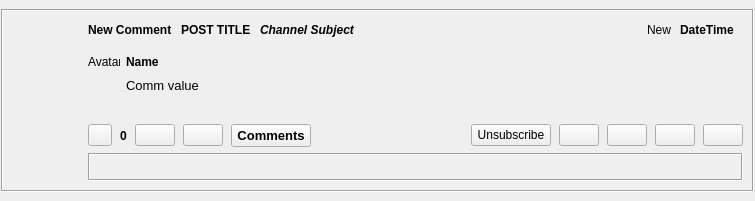
<?xml version="1.0" encoding="UTF-8"?>
<ui version="4.0">
 <class>GxsCommentsItem</class>
 <widget class="QWidget" name="GxsCommentsItem">
  <property name="geometry">
   <rect>
    <x>0</x>
    <y>0</y>
    <width>755</width>
    <height>201</height>
   </rect>
  </property>
  <layout class="QGridLayout" name="gridLayout_3">
   <property name="leftMargin">
    <number>1</number>
   </property>
   <property name="topMargin">
    <number>1</number>
   </property>
   <property name="rightMargin">
    <number>1</number>
   </property>
   <property name="bottomMargin">
    <number>1</number>
   </property>
   <item row="0" column="0">
    <widget class="QFrame" name="mainFrame">
     <property name="sizePolicy">
      <sizepolicy hsizetype="Expanding" vsizetype="Fixed">
       <horstretch>0</horstretch>
       <verstretch>0</verstretch>
      </sizepolicy>
     </property>
     <property name="autoFillBackground">
      <bool>true</bool>
     </property>
     <property name="frameShape">
      <enum>QFrame::Box</enum>
     </property>
     <property name="frameShadow">
      <enum>QFrame::Sunken</enum>
     </property>
     <layout class="QGridLayout" name="gridLayout_2">
      <item row="0" column="0" rowspan="4">
       <layout class="QVBoxLayout" name="verticalLayout">
        <item>
         <widget class="QLabel" name="logoLabel">
          <property name="sizePolicy">
           <sizepolicy hsizetype="Preferred" vsizetype="Maximum">
            <horstretch>0</horstretch>
            <verstretch>0</verstretch>
           </sizepolicy>
          </property>
          <property name="minimumSize">
           <size>
            <width>70</width>
            <height>70</height>
           </size>
          </property>
          <property name="maximumSize">
           <size>
            <width>70</width>
            <height>70</height>
           </size>
          </property>
          <property name="text">
           <string/>
          </property>
          <property name="scaledContents">
           <bool>true</bool>
          </property>
          <property name="alignment">
           <set>Qt::AlignCenter</set>
          </property>
         </widget>
        </item>
        <item>
         <spacer name="verticalSpacer">
          <property name="orientation">
           <enum>Qt::Vertical</enum>
          </property>
          <property name="sizeHint" stdset="0">
           <size>
            <width>20</width>
            <height>40</height>
           </size>
          </property>
         </spacer>
        </item>
       </layout>
      </item>
      <item row="0" column="1">
       <layout class="QHBoxLayout" name="tilteHLayout">
        <property name="spacing">
         <number>9</number>
        </property>
        <property name="rightMargin">
         <number>9</number>
        </property>
        <item>
         <widget class="QLabel" name="newCommentLabel">
          <property name="sizePolicy">
           <sizepolicy hsizetype="Preferred" vsizetype="Preferred">
            <horstretch>0</horstretch>
            <verstretch>0</verstretch>
           </sizepolicy>
          </property>
          <property name="font">
           <font>
            <weight>75</weight>
            <bold>true</bold>
           </font>
          </property>
          <property name="text">
           <string>New Comment</string>
          </property>
          <property name="scaledContents">
           <bool>true</bool>
          </property>
         </widget>
        </item>
        <item>
         <widget class="QLabel" name="subjectLabel">
          <property name="font">
           <font>
            <weight>75</weight>
            <bold>true</bold>
           </font>
          </property>
          <property name="text">
           <string notr="true">POST TITLE</string>
          </property>
          <property name="openExternalLinks">
           <bool>true</bool>
          </property>
         </widget>
        </item>
        <item>
         <widget class="QLabel" name="titleLabel">
          <property name="sizePolicy">
           <sizepolicy hsizetype="Preferred" vsizetype="Preferred">
            <horstretch>0</horstretch>
            <verstretch>0</verstretch>
           </sizepolicy>
          </property>
          <property name="font">
           <font>
            <weight>75</weight>
            <italic>true</italic>
            <bold>true</bold>
           </font>
          </property>
          <property name="text">
           <string notr="true">Channel Subject</string>
          </property>
          <property name="scaledContents">
           <bool>false</bool>
          </property>
          <property name="openExternalLinks">
           <bool>true</bool>
          </property>
         </widget>
        </item>
        <item>
         <spacer name="horizontalSpacer">
          <property name="orientation">
           <enum>Qt::Horizontal</enum>
          </property>
          <property name="sizeHint" stdset="0">
           <size>
            <width>40</width>
            <height>20</height>
           </size>
          </property>
         </spacer>
        </item>
        <item>
         <widget class="QLabel" name="newLabel">
          <property name="text">
           <string>New</string>
          </property>
         </widget>
        </item>
        <item>
         <widget class="QLabel" name="datetimelabel">
          <property name="font">
           <font>
            <weight>75</weight>
            <bold>true</bold>
           </font>
          </property>
          <property name="text">
           <string notr="true">DateTime</string>
          </property>
         </widget>
        </item>
       </layout>
      </item>
      <item row="1" column="1">
       <widget class="QFrame" name="commentFrame">
        <property name="sizePolicy">
         <sizepolicy hsizetype="Expanding" vsizetype="Preferred">
          <horstretch>0</horstretch>
          <verstretch>0</verstretch>
         </sizepolicy>
        </property>
        <property name="styleSheet">
         <string notr="true"/>
        </property>
        <layout class="QGridLayout" name="gridLayout">
         <property name="sizeConstraint">
          <enum>QLayout::SetDefaultConstraint</enum>
         </property>
         <property name="leftMargin">
          <number>0</number>
         </property>
         <property name="topMargin">
          <number>0</number>
         </property>
         <property name="rightMargin">
          <number>0</number>
         </property>
         <property name="bottomMargin">
          <number>0</number>
         </property>
         <property name="horizontalSpacing">
          <number>6</number>
         </property>
         <property name="verticalSpacing">
          <number>0</number>
         </property>
         <item row="0" column="3">
          <spacer name="horizontalSpacer_3">
           <property name="orientation">
            <enum>Qt::Horizontal</enum>
           </property>
           <property name="sizeType">
            <enum>QSizePolicy::Expanding</enum>
           </property>
           <property name="sizeHint" stdset="0">
            <size>
             <width>288</width>
             <height>17</height>
            </size>
           </property>
          </spacer>
         </item>
         <item row="1" column="0">
          <spacer name="verticalSpacer_3">
           <property name="orientation">
            <enum>Qt::Vertical</enum>
           </property>
           <property name="sizeHint" stdset="0">
            <size>
             <width>20</width>
             <height>40</height>
            </size>
           </property>
          </spacer>
         </item>
         <item row="0" column="2">
          <widget class="GxsIdLabel" name="nameLabel">
           <property name="sizePolicy">
            <sizepolicy hsizetype="Preferred" vsizetype="Preferred">
             <horstretch>0</horstretch>
             <verstretch>0</verstretch>
            </sizepolicy>
           </property>
           <property name="font">
            <font>
             <weight>75</weight>
             <bold>true</bold>
            </font>
           </property>
           <property name="text">
            <string>Name</string>
           </property>
           <property name="alignment">
            <set>Qt::AlignLeading|Qt::AlignLeft|Qt::AlignVCenter</set>
           </property>
          </widget>
         </item>
         <item row="0" column="0">
          <widget class="QLabel" name="avatarLabel">
           <property name="minimumSize">
            <size>
             <width>32</width>
             <height>32</height>
            </size>
           </property>
           <property name="maximumSize">
            <size>
             <width>32</width>
             <height>32</height>
            </size>
           </property>
           <property name="text">
            <string>Avatar</string>
           </property>
          </widget>
         </item>
         <item row="1" column="2" colspan="2">
          <widget class="QLabel" name="commLabel">
           <property name="sizePolicy">
            <sizepolicy hsizetype="Preferred" vsizetype="Expanding">
             <horstretch>0</horstretch>
             <verstretch>0</verstretch>
            </sizepolicy>
           </property>
           <property name="font">
            <font>
             <family>MS Sans Serif</family>
             <pointsize>10</pointsize>
            </font>
           </property>
           <property name="text">
            <string>Comm value</string>
           </property>
           <property name="alignment">
            <set>Qt::AlignLeading|Qt::AlignLeft|Qt::AlignTop</set>
           </property>
           <property name="wordWrap">
            <bool>true</bool>
           </property>
           <property name="textInteractionFlags">
            <set>Qt::LinksAccessibleByMouse|Qt::TextSelectableByMouse</set>
           </property>
          </widget>
         </item>
        </layout>
       </widget>
      </item>
      <item row="2" column="1">
       <layout class="QHBoxLayout" name="buttonHLayout">
        <property name="spacing">
         <number>8</number>
        </property>
        <item>
         <widget class="QPushButton" name="readButton">
          <property name="maximumSize">
           <size>
            <width>24</width>
            <height>16777215</height>
           </size>
          </property>
          <property name="focusPolicy">
           <enum>Qt::NoFocus</enum>
          </property>
          <property name="toolTip">
           <string>Toggle Message Read Status</string>
          </property>
          <property name="checkable">
           <bool>true</bool>
          </property>
          <property name="checked">
           <bool>false</bool>
          </property>
          <property name="flat">
           <bool>false</bool>
          </property>
         </widget>
        </item>
        <item>
         <widget class="QLabel" name="scoreLabel">
          <property name="font">
           <font>
            <weight>75</weight>
            <bold>true</bold>
           </font>
          </property>
          <property name="text">
           <string>0</string>
          </property>
         </widget>
        </item>
        <item>
         <widget class="QPushButton" name="voteUpButton">
          <property name="toolTip">
           <string>I like this</string>
          </property>
          <property name="text">
           <string/>
          </property>
         </widget>
        </item>
        <item>
         <widget class="QPushButton" name="voteDownButton">
          <property name="toolTip">
           <string>I dislike this</string>
          </property>
          <property name="text">
           <string/>
          </property>
         </widget>
        </item>
        <item>
         <widget class="QPushButton" name="commentButton">
          <property name="font">
           <font>
            <family>MS Sans Serif</family>
            <pointsize>10</pointsize>
            <weight>75</weight>
            <bold>true</bold>
           </font>
          </property>
          <property name="text">
           <string>Comments</string>
          </property>
         </widget>
        </item>
        <item>
         <spacer name="horizontalSpacer_2">
          <property name="orientation">
           <enum>Qt::Horizontal</enum>
          </property>
          <property name="sizeHint" stdset="0">
           <size>
            <width>40</width>
            <height>20</height>
           </size>
          </property>
         </spacer>
        </item>
        <item>
         <widget class="QPushButton" name="unsubscribeButton">
          <property name="sizePolicy">
           <sizepolicy hsizetype="Fixed" vsizetype="Fixed">
            <horstretch>0</horstretch>
            <verstretch>0</verstretch>
           </sizepolicy>
          </property>
          <property name="focusPolicy">
           <enum>Qt::NoFocus</enum>
          </property>
          <property name="toolTip">
           <string>Unsubscribe From Channel</string>
          </property>
          <property name="text">
           <string>Unsubscribe</string>
          </property>
         </widget>
        </item>
        <item>
         <widget class="QPushButton" name="copyLinkButton">
          <property name="sizePolicy">
           <sizepolicy hsizetype="Fixed" vsizetype="Fixed">
            <horstretch>0</horstretch>
            <verstretch>0</verstretch>
           </sizepolicy>
          </property>
          <property name="focusPolicy">
           <enum>Qt::NoFocus</enum>
          </property>
          <property name="toolTip">
           <string>Copy RetroShare Link</string>
          </property>
          <property name="text">
           <string/>
          </property>
         </widget>
        </item>
        <item>
         <widget class="QPushButton" name="expandButton">
          <property name="sizePolicy">
           <sizepolicy hsizetype="Fixed" vsizetype="Fixed">
            <horstretch>0</horstretch>
            <verstretch>0</verstretch>
           </sizepolicy>
          </property>
          <property name="focusPolicy">
           <enum>Qt::NoFocus</enum>
          </property>
          <property name="toolTip">
           <string>Expand</string>
          </property>
         </widget>
        </item>
        <item>
         <widget class="QPushButton" name="readAndClearButton">
          <property name="sizePolicy">
           <sizepolicy hsizetype="Fixed" vsizetype="Fixed">
            <horstretch>0</horstretch>
            <verstretch>0</verstretch>
           </sizepolicy>
          </property>
          <property name="focusPolicy">
           <enum>Qt::NoFocus</enum>
          </property>
          <property name="toolTip">
           <string>Set as read and remove item</string>
          </property>
         </widget>
        </item>
        <item>
         <widget class="QPushButton" name="clearButton">
          <property name="sizePolicy">
           <sizepolicy hsizetype="Fixed" vsizetype="Fixed">
            <horstretch>0</horstretch>
            <verstretch>0</verstretch>
           </sizepolicy>
          </property>
          <property name="focusPolicy">
           <enum>Qt::NoFocus</enum>
          </property>
          <property name="toolTip">
           <string>Remove Item</string>
          </property>
         </widget>
        </item>
       </layout>
      </item>
      <item row="3" column="1">
       <widget class="QFrame" name="expandFrame">
        <layout class="QVBoxLayout" name="expandFrameVLayout">
         <property name="leftMargin">
          <number>0</number>
         </property>
         <property name="topMargin">
          <number>0</number>
         </property>
         <property name="rightMargin">
          <number>0</number>
         </property>
         <property name="bottomMargin">
          <number>0</number>
         </property>
         <item>
          <widget class="QFrame" name="replyFrame">
           <property name="frameShape">
            <enum>QFrame::Box</enum>
           </property>
           <property name="frameShadow">
            <enum>QFrame::Sunken</enum>
           </property>
           <layout class="QVBoxLayout" name="msgFrameVLayout">
            <property name="leftMargin">
             <number>5</number>
            </property>
            <property name="topMargin">
             <number>5</number>
            </property>
            <property name="rightMargin">
             <number>5</number>
            </property>
            <property name="bottomMargin">
             <number>5</number>
            </property>
            <item>
             <widget class="QLabel" name="replyLabel">
              <property name="sizePolicy">
               <sizepolicy hsizetype="MinimumExpanding" vsizetype="Preferred">
                <horstretch>0</horstretch>
                <verstretch>0</verstretch>
               </sizepolicy>
              </property>
              <property name="wordWrap">
               <bool>true</bool>
              </property>
              <property name="margin">
               <number>6</number>
              </property>
              <property name="indent">
               <number>-1</number>
              </property>
              <property name="openExternalLinks">
               <bool>true</bool>
              </property>
              <property name="textInteractionFlags">
               <set>Qt::LinksAccessibleByMouse|Qt::TextSelectableByKeyboard|Qt::TextSelectableByMouse</set>
              </property>
             </widget>
            </item>
           </layout>
          </widget>
         </item>
        </layout>
       </widget>
      </item>
     </layout>
    </widget>
   </item>
  </layout>
 </widget>
 <customwidgets>
  <customwidget>
   <class>GxsIdLabel</class>
   <extends>QLabel</extends>
   <header>gui/gxs/GxsIdLabel.h</header>
  </customwidget>
 </customwidgets>
 <resources>
  <include location="../icons.qrc"/>
 </resources>
 <connections/>
</ui>
